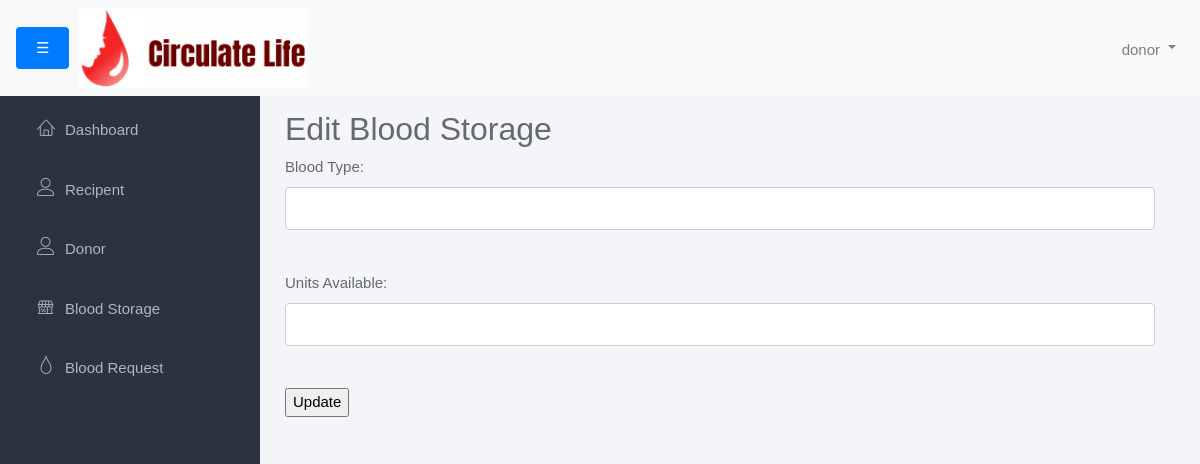
Before: /Admin/edit_blood_storage.php?id=1 (signed in) with the older database file.
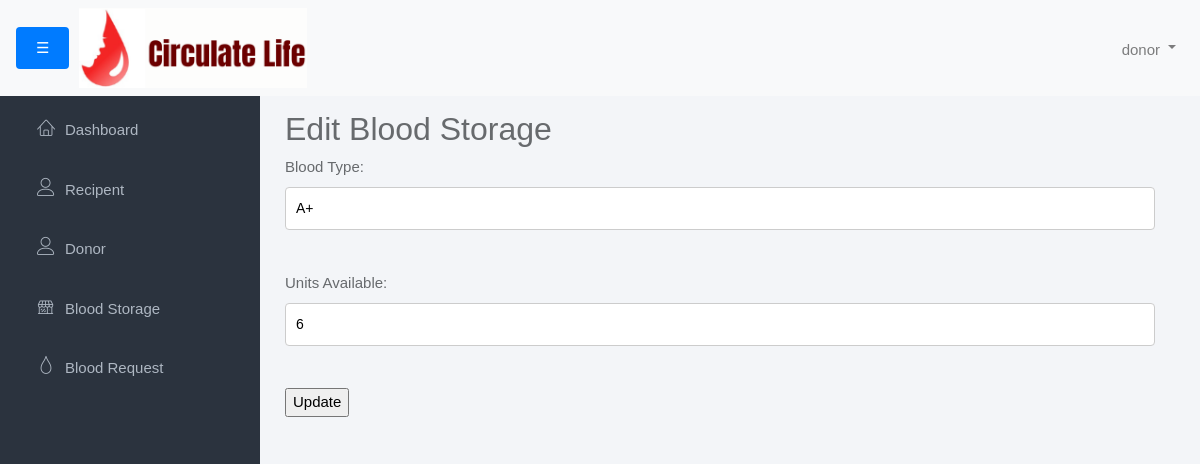
After: the same page with the newer database file.
### tables this page shows
CREATE TABLE `blood_storage` (
  `id` int(11) NOT NULL,
  `blood_group` varchar(10) DEFAULT NULL,
  `unit` int(11) DEFAULT NULL
);

### Admin/edit_blood_storage_logic.php (called while the page is built, shortened)
<?php
include('../connection.php');
$id = $_GET['id'];
$sql = "SELECT * FROM blood_storage WHERE id = $id";
$result = $conn->query($sql);
if ($result->num_rows > 0) {
    $row = $result->fetch_assoc();
} else {
    echo "No record found";
    exit;
}
?>

### Admin/edit_blood_storage.php (the view, shortened to what this page needs)
<?php include('admin_header.php'); ?>
<div class="main">
    <div class="container-fluid">
    <?php include('edit_blood_storage_logic.php'); ?>
    <h2>Edit Blood Storage</h2>
    <form method="post" action="">
        <label for="blood_group">Blood Type:</label><br>
        <input type="text" id="blood_group" name="blood_group" value="<?php echo htmlspecialchars($row['blood_group']); ?>" required><br><br>
        <label for="unit">Units Available:</label><br>
        <input type="number" id="unit" name="unit" value="<?php echo htmlspecialchars($row['unit']); ?>" required><br><br>
        <input type="submit" value="Update">
    </form>
    </div>
</div>
</body>
</html>

Changed rows visible on the page:
now on this page (row edited): blood_storage: blood_group "A+", unit "6"
